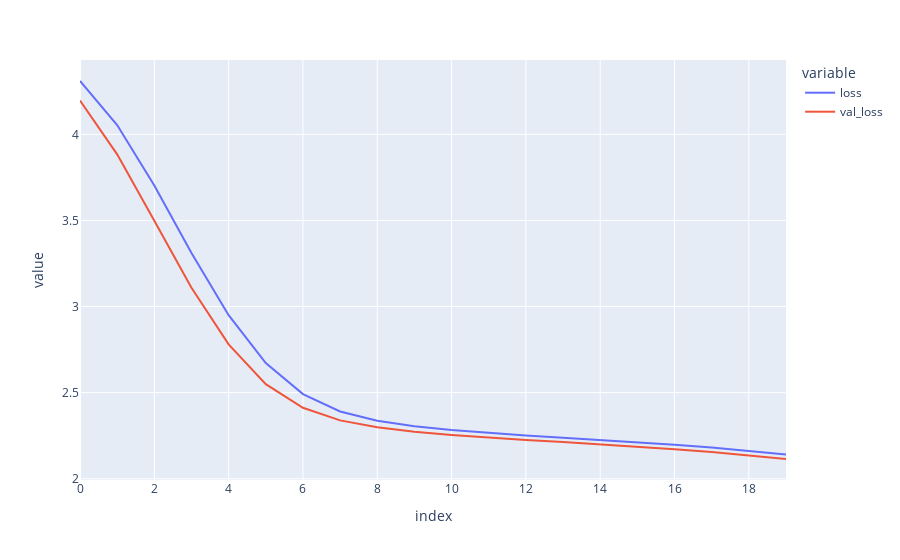

Here is the notebook cell this chart was saved with:
### Code cell
px.line(pd.DataFrame(mob2vec.history.history))

### Figure 1 — Plotly figure (JSON) as saved in the notebook; plotly's stock layout.template omitted (floating-point values rounded to 4 significant figures)
{"data": [{"hovertemplate": "variable=loss<br>index=%{x}<br>value=%{y}<extra></extra>", "legendgroup": "loss", "line": {"color": "#636efa", "dash": "solid"}, "marker": {"symbol": "circle"}, "mode": "lines", "name": "loss", "orientation": "v", "showlegend": true, "type": "scatter", "x": [0, 1, 2, 3, 4, 5, 6, 7, 8, 9, 10, 11, 12, 13, 14, 15, 16, 17, 18, 19], "xaxis": "x", "y": [4.31, 4.054, 3.702, 3.311, 2.95, 2.672, 2.492, 2.391, 2.337, 2.305, 2.284, 2.267, 2.252, 2.239, 2.226, 2.212, 2.198, 2.181, 2.162, 2.141], "yaxis": "y"}, {"hovertemplate": "variable=val_loss<br>index=%{x}<br>value=%{y}<extra></extra>", "legendgroup": "val_loss", "line": {"color": "#EF553B", "dash": "solid"}, "marker": {"symbol": "circle"}, "mode": "lines", "name": "val_loss", "orientation": "v", "showlegend": true, "type": "scatter", "x": [0, 1, 2, 3, 4, 5, 6, 7, 8, 9, 10, 11, 12, 13, 14, 15, 16, 17, 18, 19], "xaxis": "x", "y": [4.196, 3.884, 3.498, 3.109, 2.781, 2.55, 2.412, 2.339, 2.299, 2.273, 2.254, 2.239, 2.226, 2.213, 2.2, 2.187, 2.172, 2.155, 2.136, 2.115], "yaxis": "y"}], "layout": {"legend": {"title": {"text": "variable"}, "tracegroupgap": 0}, "margin": {"t": 60}, "xaxis": {"anchor": "y", "domain": [0, 1], "title": {"text": "index"}}, "yaxis": {"anchor": "x", "domain": [0, 1], "title": {"text": "value"}}}}
